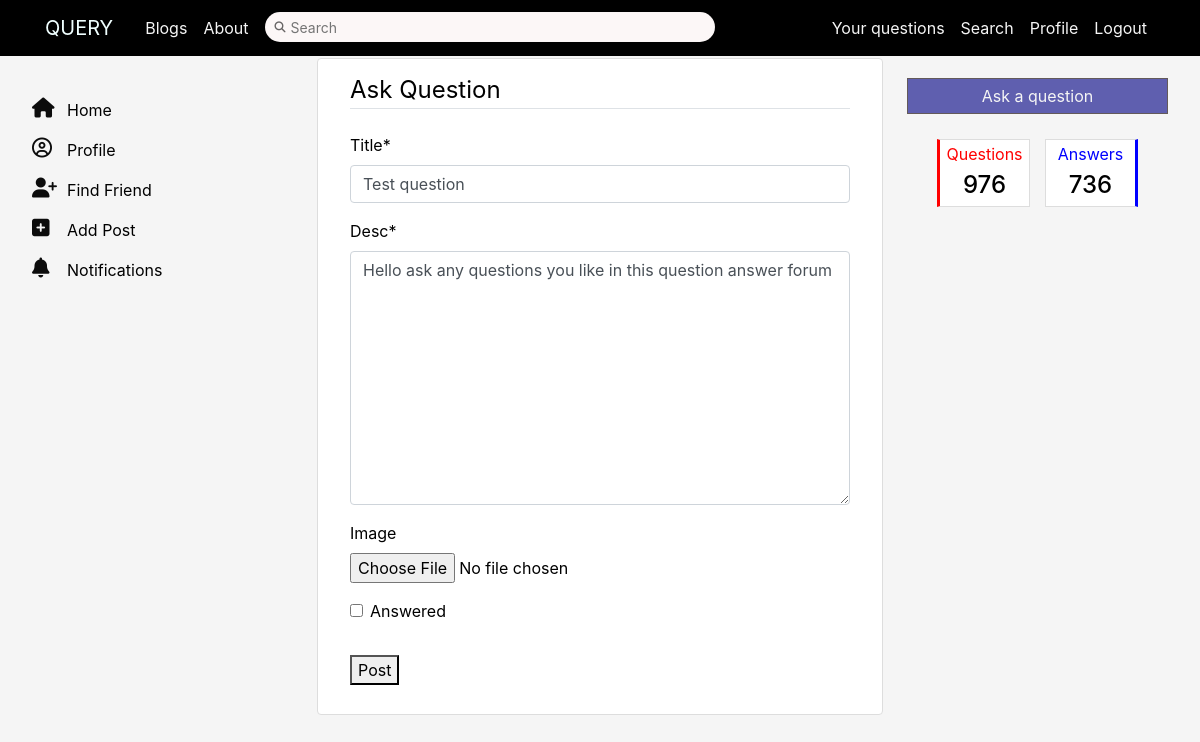
/Query/post/1/update/ (signed in), run on an earlier commit of the app's database.
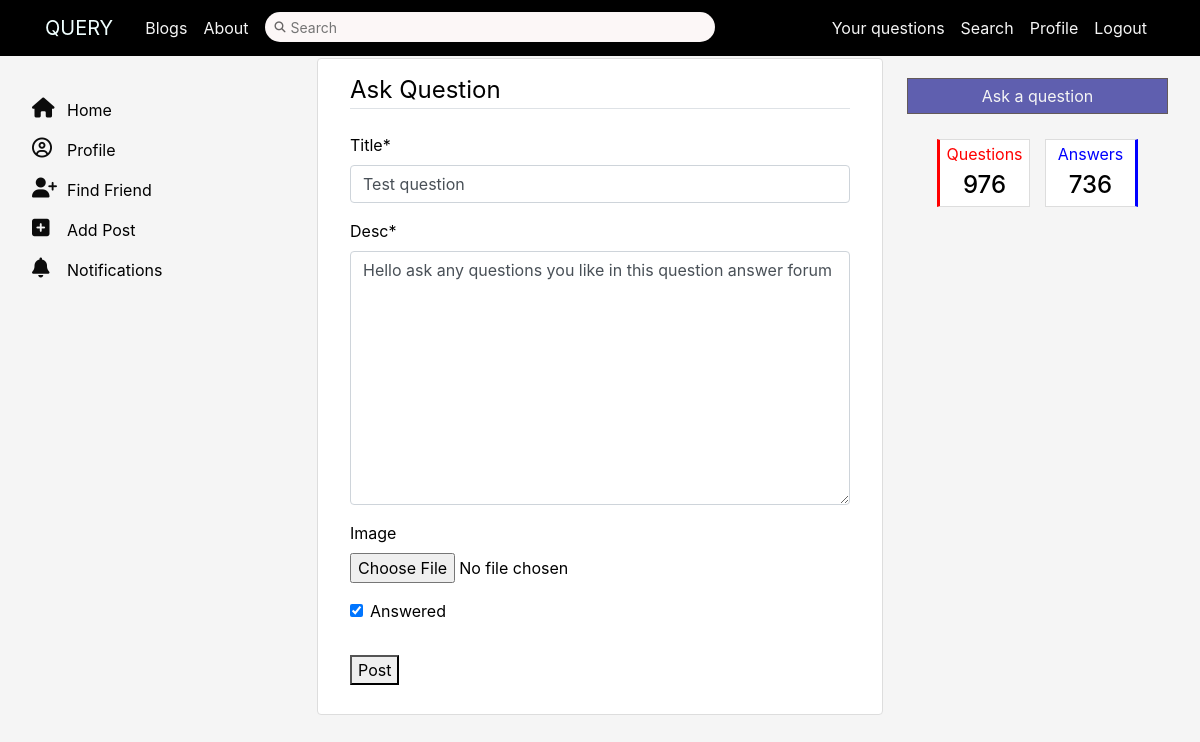
And on a later commit of the database.
### quesans/models.py (models this page shows, shortened)
class Question(models.Model):
    title = models.CharField(max_length=100)
    desc = models.TextField()
    author=models.ForeignKey(User,on_delete=models.CASCADE,default=None)
    created_on = models.DateTimeField(auto_now=True)
    image = models.ImageField(null=True,blank=True,upload_to ='ques_images/')
    qupvote = models.ManyToManyField(User,related_name = 'q_upvote')
    qdownvote = models.ManyToManyField(User,related_name = 'q_downvote')
    bookmarked = models.BooleanField(default=False)
    answered = models.BooleanField(default=False)
    slug=models.SlugField()

### quesans/views.py (the view, shortened to what this page needs)
# urls.py: path('post/<int:pk>/update/',views.QuestionUpdateView.as_view(),name='qupdate'),
class QuestionUpdateView(LoginRequiredMixin, UserPassesTestMixin, UpdateView):
    model = Question
    fields = ['title', 'desc', 'image', 'answered']
    def test_func(self):
        question = self.get_object()
        if self.request.user == question.author:
            return True
        else:
            messages.error(self.request, "Error editing question!")
            return False

### quesans/templates/quesans/question_form.html (shortened to what this page needs)
{% extends 'quesans/base_layout.html' %}
{% load crispy_forms_tags %}
{% block content %}
  <div class="content-section">
    <form method="post" enctype="multipart/form-data">
      <fieldset class="form-group">
        <legend class="border-bottom mb-4">Ask Question</legend>
        {{form|crispy}}
      </fieldset>
      <div class="form-group">
        <button type="btn btn-outline-info" type="submit">Post</button>
      </div>
    </form>
  </div>
{% endblock %}

What changed in the data, as far as the page shows it:
changed Question "Test question": answered "☐" → "☑"
